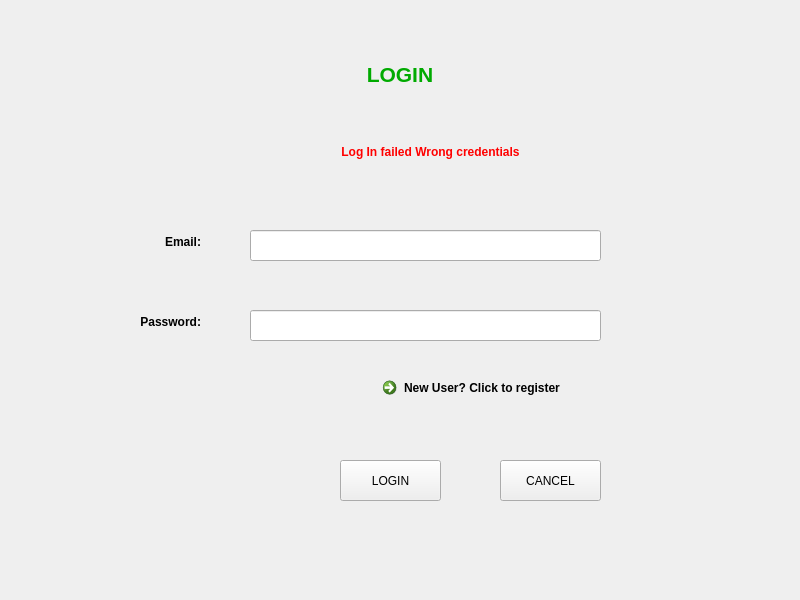
<?xml version="1.0" encoding="UTF-8"?>
<ui version="4.0">
 <class>Form</class>
 <widget class="QWidget" name="Form">
  <property name="geometry">
   <rect>
    <x>0</x>
    <y>0</y>
    <width>800</width>
    <height>600</height>
   </rect>
  </property>
  <property name="windowTitle">
   <string>Form</string>
  </property>
  <widget class="QPushButton" name="cancelbtn">
   <property name="geometry">
    <rect>
     <x>500</x>
     <y>460</y>
     <width>101</width>
     <height>41</height>
    </rect>
   </property>
   <property name="cursor">
    <cursorShape>PointingHandCursor</cursorShape>
   </property>
   <property name="text">
    <string>CANCEL</string>
   </property>
  </widget>
  <widget class="QLineEdit" name="emailinput">
   <property name="geometry">
    <rect>
     <x>250</x>
     <y>230</y>
     <width>351</width>
     <height>31</height>
    </rect>
   </property>
   
  </widget>
  <widget class="QLabel" name="passlb">
   <property name="geometry">
    <rect>
     <x>70</x>
     <y>310</y>
     <width>131</width>
     <height>25</height>
    </rect>
   </property>
   <property name="text">
    <string>&lt;html&gt;&lt;head/&gt;&lt;body&gt;&lt;p align=&quot;right&quot;&gt;&lt;span style=&quot; font-size:9pt; font-weight:600;&quot;&gt;Password:&lt;/span&gt;&lt;/p&gt;&lt;/body&gt;&lt;/html&gt;</string>
   </property>
  </widget>
  <widget class="QPushButton" name="loginbtn">
   <property name="enabled">
    <bool>true</bool>
   </property>
   <property name="geometry">
    <rect>
     <x>340</x>
     <y>460</y>
     <width>101</width>
     <height>41</height>
    </rect>
   </property>
   <property name="cursor">
    <cursorShape>PointingHandCursor</cursorShape>
   </property>
   <property name="text">
    <string>LOGIN</string>
   </property>
   <property name="checkable">
    <bool>false</bool>
   </property>
  </widget>
  <widget class="QLineEdit" name="psswd">
   <property name="geometry">
    <rect>
     <x>250</x>
     <y>310</y>
     <width>351</width>
     <height>31</height>
    </rect>
   </property>
  </widget>
  <widget class="QLabel" name="label">
   <property name="geometry">
    <rect>
     <x>200</x>
     <y>50</y>
     <width>400</width>
     <height>50</height>
    </rect>
   </property>
   <property name="text">
    <string>&lt;html&gt;&lt;head/&gt;&lt;body&gt;&lt;p align=&quot;center&quot;&gt;&lt;span style=&quot; font-size:16pt; font-weight:600; color:#00aa00;&quot;&gt;LOGIN&lt;/span&gt;&lt;/p&gt;&lt;/body&gt;&lt;/html&gt;</string>
   </property>
   <property name="alignment">
    <set>Qt::AlignCenter</set>
   </property>
   <property name="margin">
    <number>5</number>
   </property>
  </widget>
  <widget class="QLabel" name="emailerror">
   <property name="geometry">
    <rect>
     <x>300</x>
     <y>140</y>
     <width>261</width>
     <height>25</height>
    </rect>
   </property>
   <property name="text">
    <string>&lt;html&gt;&lt;head/&gt;&lt;body&gt;&lt;p align=&quot;center&quot;&gt;&lt;span style=&quot; font-weight:600; color:#ff0000;&quot;&gt;Log In failed  Wrong credentials&lt;/span&gt;&lt;/p&gt;&lt;/body&gt;&lt;/html&gt;</string>
   </property>
  </widget>
  <widget class="QLabel" name="emaillb">
   <property name="geometry">
    <rect>
     <x>70</x>
     <y>230</y>
     <width>131</width>
     <height>25</height>
    </rect>
   </property>
   <property name="text">
    <string>&lt;html&gt;&lt;head/&gt;&lt;body&gt;&lt;p align=&quot;right&quot;&gt;&lt;span style=&quot; font-size:9pt; font-weight:600; color:#000000;&quot;&gt;Email:&lt;/span&gt;&lt;/p&gt;&lt;/body&gt;&lt;/html&gt;</string>
   </property>
  </widget>
  <widget class="QCommandLinkButton" name="createaccbutton">
   <property name="geometry">
    <rect>
     <x>375</x>
     <y>370</y>
     <width>226</width>
     <height>31</height>
    </rect>
   </property>
   <property name="cursor">
    <cursorShape>PointingHandCursor</cursorShape>
   </property>
   <property name="layoutDirection">
    <enum>Qt::LeftToRight</enum>
   </property>
   <property name="text">
    <string>New User? Click to register</string>
   </property>
  </widget>
 </widget>
 <resources/>
 <connections/>
</ui>
